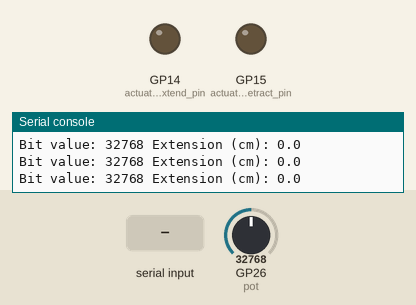
This program was run on a simulated Raspberry Pi Pico running MicroPython. Parts: output pins drawn as LEDs (lit = HIGH), the last lines printed to the serial console. The test bench sets the inputs (shaded band); at power-on: GP26 (pot) = 32768 (analog values on the 0–65535 scale). Threads take turns every 2 ms.

Above: at 2.2 s.
2.3 s: "e" typed at the serial console, then Enter
At 3.5 s:
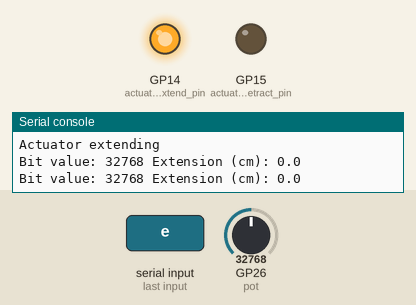
3.8 s: "r" typed at the serial console, then Enter
At 4.8 s:
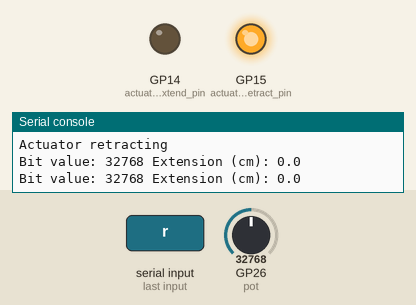
5.3 s: "s" typed at the serial console, then Enter
At 5.9 s:
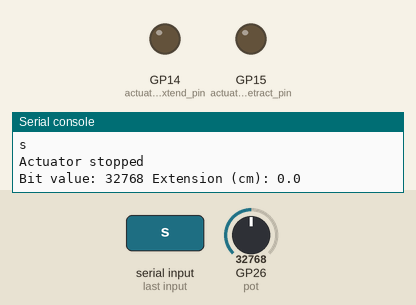
Timing chart, 0 to 8.3 s (numbered marks = the images above; inputs shaded):
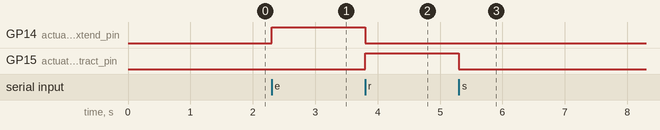

The program:

potAct.py
```python
import sys
import time
import _thread
from machine import ADC, Pin


pot = ADC(0)

actuator_extend_pin = Pin(14, Pin.OUT)
actuator_retract_pin = Pin(15, Pin.OUT)

actuator_extend_pin.value(0)
actuator_retract_pin.value(0)


print("Initializing baseline...")
time.sleep(1)
baseline = pot.read_u16()
print("Baseline reading (0 cm):", baseline)


counts_per_cm = 1420  #  calibration

def adc_reader():
    """Continuously read and print the potentiometer value."""
    while True:
        current_value = pot.read_u16()  # Read ADC
        extension_cm = (current_value - baseline) / counts_per_cm  # Convert to cm


        print("Bit value:", current_value, "Extension (cm):", round(extension_cm, 2))

        time.sleep(0.5)

def command_handler():
    """Handle actuator commands from standard input."""
    print("Enter command: 'e' for extend, 'r' for retract, or 's' for stop")
    while True:
        # Read a command from stdin
        command = sys.stdin.readline().strip().lower()

        if command == "e":
            actuator_extend_pin.value(1)
            actuator_retract_pin.value(0)
            print("Actuator extending")
        elif command == "r":
            actuator_extend_pin.value(0)
            actuator_retract_pin.value(1)
            print("Actuator retracting")
        elif command == "s":
            actuator_extend_pin.value(0)
            actuator_retract_pin.value(0)
            print("Actuator stopped")
        else:
            print("Unknown command. Use 'e' for extend, 'r' for retract, or 's' for stop.")

        time.sleep(0.1)  # Small delay before processing next command


_thread.start_new_thread(adc_reader, ())

# Run the command handler in the main thread
command_handler()
```

Measured:
- after the input at 2.3 s, GP14 (actuator_extend_pin): LOW → HIGH at once
- after the input at 3.8 s, GP14 (actuator_extend_pin): HIGH → LOW at once; GP15 (actuator_retract_pin): LOW → HIGH at once
- after the input at 5.3 s, GP15 (actuator_retract_pin): HIGH → LOW at once
